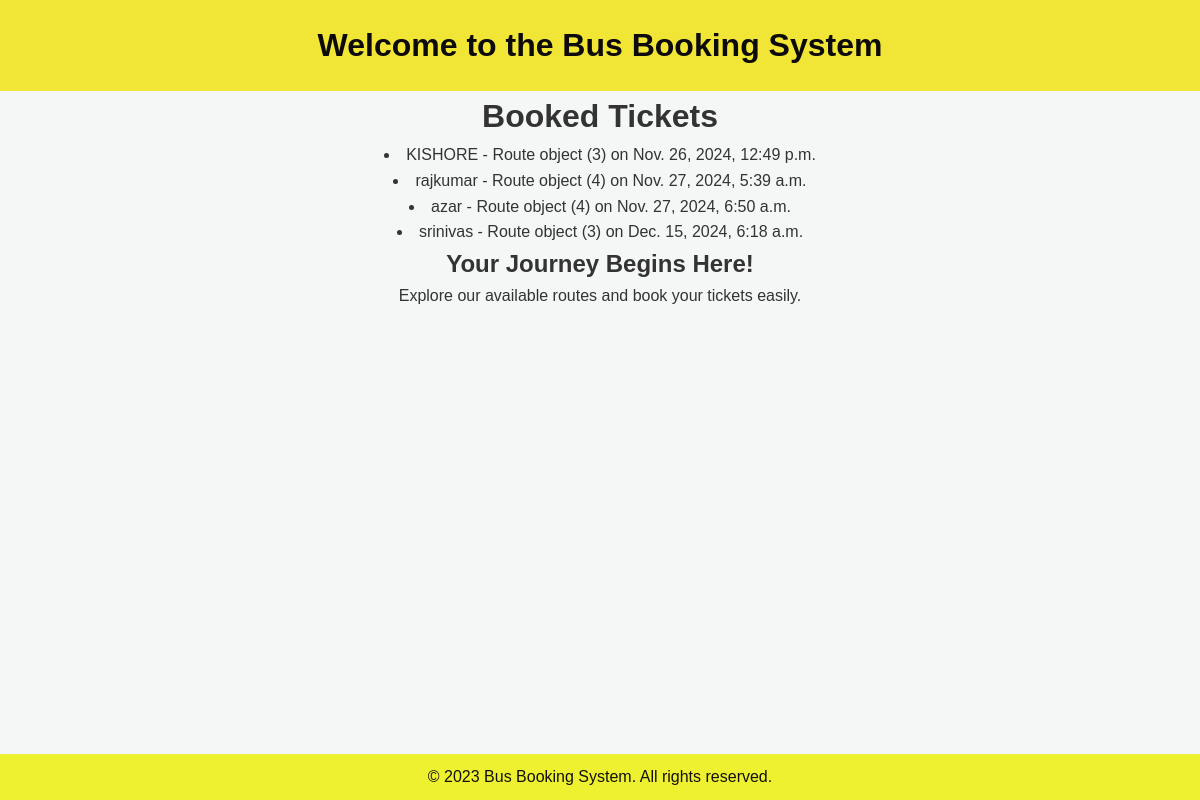
The app's page /view-booked-tickets/ with its own data.
### booking/models.py (models this page shows, shortened)
class Booking(models.Model):
    user = models.CharField(max_length=100)
    route = models.ForeignKey(Route, on_delete=models.CASCADE)
    booking_date = models.DateTimeField(auto_now_add=True)

class Route(models.Model):
    source = models.CharField(max_length=100)
    destination = models.CharField(max_length=100)
    departure_time = models.DateTimeField()
    arrival_time = models.DateTimeField()
    price = models.DecimalField(max_digits=10, decimal_places=2)

### booking/views.py (the view)
# urls.py: path('view-booked-tickets/', views.view_booked_tickets, name='view_booked_tickets'),
def view_booked_tickets(request):
    bookings = Booking.objects.all()
    return render(request, 'view_booked_tickets.html', {'bookings': bookings})

### booking/templates/view_booked_tickets.html (shortened to what this page needs)
<!DOCTYPE html>
<html lang="en">
<head>
</head>
<body>
    <header>
        <h1>Welcome to the Bus Booking System</h1>
    </header>
    <h1>Booked Tickets</h1>
        {% for booking in bookings %}
            <li>{{ booking.user }} - {{ booking.route }} on {{ booking.booking_date }}</li>
        {% empty %}
            <li>No bookings found.</li>
        {% endfor %}
    <main>
        <h2>Your Journey Begins Here!</h2>
        <p>Explore our available routes and book your tickets easily.</p>
    </main>
    <footer>
        <p>&copy; 2023 Bus Booking System. All rights reserved.</p>
    </footer>
</body>
</html>

### booking/templates/view_booked_tickets.html (style rules this page uses)
* { margin: 0; padding: 0; box-sizing: border-box; }
body { font-family: Arial, sans-serif; background-color: #f4f7f6; color: #333; line-height: 1.6; text-align: center; }
header { background-color: #f1e536; color: #0c0a0a; text-align: center; padding: 20px 0; }
footer { background-color: #eef130; color: #131111; text-align: center; padding: 10px 0; position: fixed; width: 100%; bottom: 0; }
footer p { font-size: 1rem; }

### records on screen
Booking: user "KISHORE", route "Route object (3)", booking_date "Nov. 26, 2024, 12:49 p.m."
Booking: user "rajkumar", route "Route object (4)", booking_date "Nov. 27, 2024, 5:39 a.m."
Booking: user "azar", route "Route object (4)", booking_date "Nov. 27, 2024, 6:50 a.m."
Booking: user "srinivas", route "Route object (3)", booking_date "Dec. 15, 2024, 6:18 a.m."
